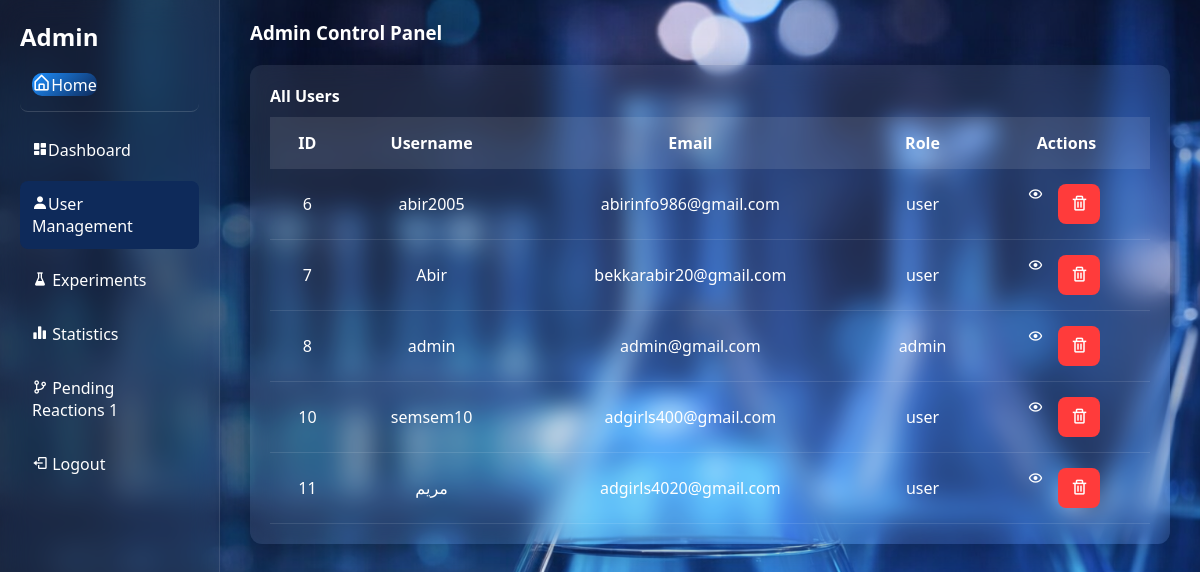
Page /admin/users (signed in) on the earlier database version.
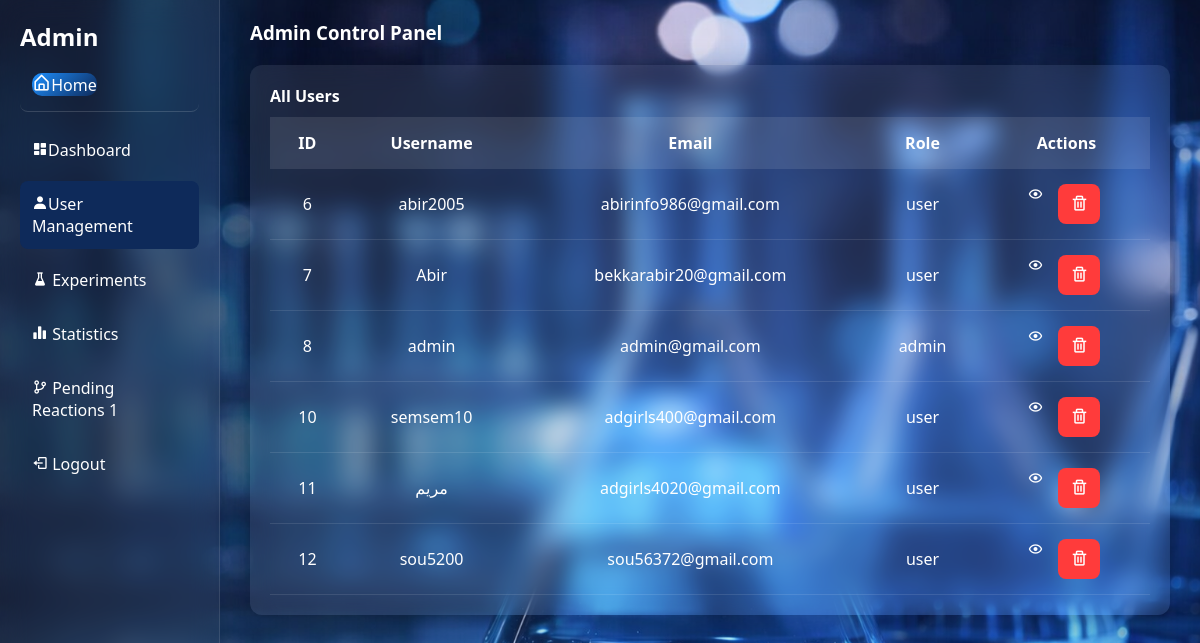
Same page on the later database version.
### tables this page shows
CREATE TABLE user (
        id INTEGER PRIMARY KEY AUTOINCREMENT,
        username TEXT NOT NULL,
        email TEXT UNIQUE NOT NULL,
        password TEXT NOT NULL,
        role TEXT CHECK(role IN ('admin', 'user')) NOT NULL
    , avatar TEXT DEFAULT 'default.png', first_name TEXT, last_name TEXT, institution  TEXT);

### routes/admin.py (the view)
@admin_bp.route("/users")
def users():
    if session.get("role") != "admin":
        return redirect(url_for("login.login"))
    db = get_db()
    user_id = session.get("user_id")
    user = db.execute("SELECT username, avatar FROM user WHERE id=?", (user_id,)).fetchone()
    user = dict(user) if user else {"username": "Admin", "avatar": "default.png"}
    users = db.execute("SELECT id, username, email, role FROM user").fetchall()
    db.close()
    return render_template("admin/admin_user.html", users=users, user=user)

### app.py (called while the page is built)
def get_locale():
    return session.get('lang', 'en')

@app.before_request
def set_language():
    lang = request.args.get('lang')
    if lang:
        session['lang'] = lang

@app.context_processor
def inject_globals():
    return dict(get_locale=get_locale)

@app.context_processor
def inject_notifications():
    conn = sqlite3.connect('database/chemical.db')
    c = conn.cursor()
    c.execute("SELECT COUNT(*) FROM pending_reactions WHERE status='pending'")
    count = c.fetchone()[0]
    conn.close()
    return dict(pending_count=count)

### database/db.py (called while the page is built)
def get_db():
    if "db" not in g:
        g.db = sqlite3.connect(DB_PATH)
        g.db.row_factory = sqlite3.Row
    return g.db

### templates/admin/admin_user.html (shortened to what this page needs)
<!doctype html>
<html lang="en">
<head>
    <link rel="stylesheet" href="/static/css/admin.css" />
    <link href="https://unpkg.com/boxicons@2.1.4/css/boxicons.min.css" rel="stylesheet"/>
</head>
<body>
    <div class="container">
        {% include 'admin/sidebar.html' %}
        <main class="main">
            <div class="topbar">
                  <h3>{{ _('Admin Control Panel') }}</h3>
            </div>
            <div class="table-box glass-table">
                <h4>{{ _('All Users') }}</h4>
                <table>
                    <thead>
                        <tr>
                            <th>{{ _('ID') }}</th>
                            <th>{{ _('Username') }}</th>
                            <th>{{ _('Email') }}</th>
                            <th>{{ _('Role') }}</th>
                            <th>{{ _('Actions') }}</th>
                        </tr>
                    </thead>
                    <tbody>
                        {% for user_item in users %}
                        <tr>
                            <td>{{ user_item[0] }}</td>
                            <td>{{ user_item[1] }}</td>
                            <td>{{ user_item[2] }}</td>
                            <td>{{ user_item[3] }}</td>
                            <td class="actions">
                                <a href="/admin/user/{{ user_item[0] }}" class="view-btn">
                                    <i class="bx bx-show"></i>
                                </a>
                                <form
                                    method="POST"
                                    action="/admin/user/{{ user_item[0] }}/delete"
                                    style="display:inline;"
                                    onsubmit="return confirm(`{{ _('Are you sure you want to delete this user? This cannot be undone.') }}`);">
                                    <button type="submit" class="delete-btn">
                                        <i class="bx bx-trash"></i>
                                    </button>
                                </form>
                            </td>
                        </tr>
                        {% endfor %}
                    </tbody>
                </table>
            </div>
        </main>
    </div>
</body>
</html>

### templates/admin/sidebar.html
<aside class="sidebar">
  <h2>{{ _('Admin') }}</h2>
  <ul class="menu">
    <li class="home-item">
      <a href="/">
        <i class="bx bx-home-alt"></i>{{ _('Home') }}
      </a>
    </li>
    <li class="{% if request.endpoint == 'admin.dashboard' %}active{% endif %}">
      <a href="{{ url_for('admin.dashboard') }}">
        <i class="bx bxs-dashboard"></i>{{ _('Dashboard') }}
      </a>
    </li>
    <li class="{% if request.endpoint == 'admin.users' %}active{% endif %}">
      <a href="{{ url_for('admin.users') }}">
        <i class="bx bxs-user"></i>{{ _('User Management') }}
      </a>
    </li>
    <li class="{% if request.endpoint == 'admin.experiments' %}active{% endif %}">
      <a href="{{ url_for('admin.experiments') }}">
        <i class="bx bxs-flask"></i> {{ _('Experiments') }}
      </a>
    </li>
    <li class="{% if request.endpoint == 'admin.statistics' %}active{% endif %}">
      <a href="{{ url_for('admin.statistics') }}">
        <i class="bx bxs-bar-chart-alt-2"></i> {{ _('Statistics') }}
      </a>
    </li>
    <li class="{% if request.endpoint == 'reaction.pending_reactions' %}active{% endif %}">
      <a href="{{ url_for('reaction.pending_reactions') }}">
        <i class="bx bx-git-branch"></i> {{ _('Pending Reactions') }}
        <span class="badge">{{ pending_count }}</span>
      </a>
    </li>
    <li>
      <a href="{{ url_for('logout') }}">
        <i class="bx bx-log-out"></i> {{ _('Logout') }}
      </a>
    </li>
  </ul>
</aside>

### static/css/admin.css (style rules this page uses)
:root { --primary-color: #1e90ff; --secondary-color: #0e2a5a; --success-color: #00ff99; --danger-color: #ff3b3b; --sidebar-bg: rgba(255,255,255,0.05); --main-bg: rgba(255,255,255,0.06); --right-bg: rgba(255,255,255,0.04); --table-bg: rgba(255,255,255,0.08); --table-header-bg: rgba(255,255,255,0.1); --font-color: white; --card-radius: 12px; --blur-effect: 15px; --logo-width: 120px; }
* { margin: 0; padding: 0; box-sizing: border-box; font-family: 'Segoe UI', sans-serif; color: var(--font-color); }
body { height: 100vh; background: url("../img/img1.png") no-repeat center center; background-size: cover; background-attachment: fixed; }
.container { display: grid; grid-template-columns: 220px 1fr; height: 100vh; }
.sidebar { width: 220px; background: var(--sidebar-bg); backdrop-filter: blur(var(--blur-effect)); padding: 20px; border-right: 1px solid rgba(255,255,255,0.1); }
.sidebar a { text-decoration: none; }
.menu li { list-style: none; padding: 12px; margin: 8px 0; border-radius: 8px; cursor: pointer; display: flex; align-items: center; gap: 10px; transition: 0.3s; }
.menu li:hover, .menu .active { background: var(--secondary-color); }
.main { flex: 1; padding: 20px 30px; }
.topbar { display: flex; justify-content: space-between; align-items: center; margin-bottom: 20px; }
.table-box, .glass-table { padding: 20px; background: var(--table-bg); border-radius: var(--card-radius); margin-top: 20px; backdrop-filter: blur(12px); box-shadow: 0 8px 32px rgba(0,0,0,0.3); }
table { width: 100%; border-collapse: collapse; color: var(--font-color); margin-top: 10px; }
thead { background: var(--table-header-bg); }
th, td { padding: 15px; text-align: center; }
tbody tr { border-bottom: 1px solid rgba(255,255,255,0.1); transition: 0.3s; }
.buttons, .actions { display: flex; gap: 10px; }
.actions { justify-content: center; }
.delete-btn { background: var(--danger-color); border: none; padding: 6px 10px; border-radius: 6px; color: white; cursor: pointer; }
.actions button { border: none; padding: 8px 12px; margin: 0 5px; border-radius: 8px; cursor: pointer; font-size: 18px; }
.menu li.home-item { border-bottom: 1px solid rgba(255, 255, 255, 0.15); margin-bottom: 15px; padding-bottom: 15px; }
.menu li.home-item a { background: linear-gradient(135deg, var(--primary-color), #0e2a5a); border-radius: 10px; transition: all 0.3s ease; }
.menu li.home-item a i { font-size: 1.2rem; animation: pulse 2s infinite; }

Differences in the rows shown:
added user: id "12", username "sou5200", email "sou56372@gmail.com", role "user"
